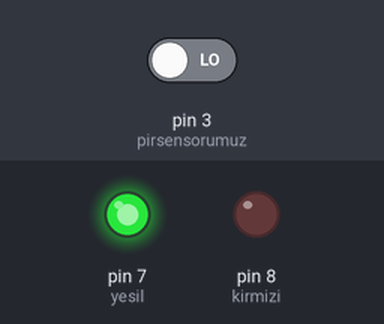
Simulated run of this sketch. Board: Arduino Uno, built with avr-gcc and run on an emulated ATmega328P. Shown: output pins drawn as LEDs (lit = HIGH). The inputs (shaded band) are chosen by the test bench; at power-on: pin 3 (pirsensorumuz) LOW.

Above: at 1.2 s.
1.3 s: pin 3 (pirsensorumuz) driven HIGH
At 2.0 s:
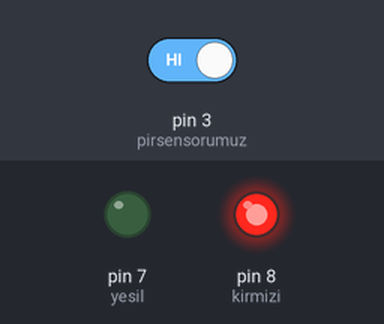
2.8 s: pin 3 (pirsensorumuz) driven LOW
At 3.2 s:
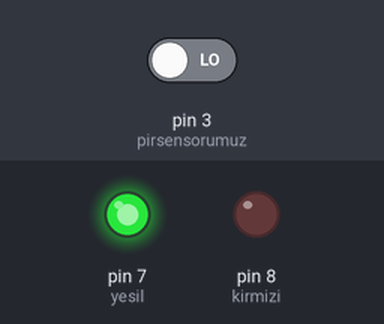
Timing chart, 0 to 5.8 s (numbered marks = the images above; inputs shaded):
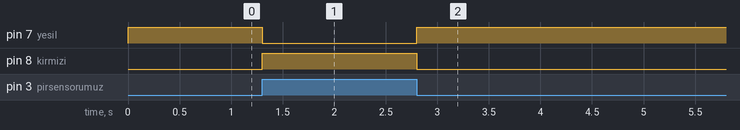

Measured:
- after the input at 1.3 s, pin 7 (yesil): HIGH → LOW at once; pin 8 (kirmizi): LOW → HIGH at once
- after the input at 2.8 s, pin 7 (yesil): LOW → HIGH at once; pin 8 (kirmizi): HIGH → LOW at once

The sketch:

pir.ino
```cpp
#define yesil 7
#define kirmizi 8
#define pirsensorumuz 3
int hareket;

void setup()
{
pinMode(pirsensorumuz, INPUT);
pinMode(yesil, OUTPUT);
pinMode(kirmizi, OUTPUT);
}


void loop()
{
hareket=digitalRead(pirsensorumuz); // pir sensöründen verileri oku vehareket isimli değişkene aktar

if (hareket == 1) // hareket algılandıysa
  {
  digitalWrite(kirmizi, 1);
  digitalWrite(yesil,0);
  }
else
  {
  digitalWrite(yesil, 1);
  digitalWrite(kirmizi, 0);
  }


}
```
